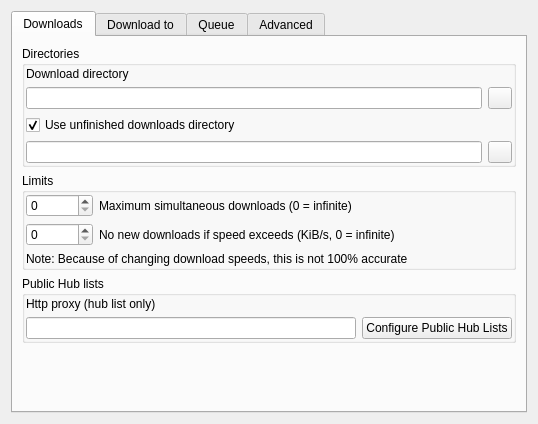
<?xml version="1.0" encoding="UTF-8"?>
<ui version="4.0">
 <class>UISettingsDownloads</class>
 <widget class="QWidget" name="UISettingsDownloads">
  <property name="geometry">
   <rect>
    <x>0</x>
    <y>0</y>
    <width>538</width>
    <height>424</height>
   </rect>
  </property>
  <property name="windowTitle">
   <string>Form</string>
  </property>
  <layout class="QGridLayout" name="gridLayout_5">
   <item row="0" column="1">
    <widget class="QTabWidget" name="tabWidget">
     <property name="sizePolicy">
      <sizepolicy hsizetype="Preferred" vsizetype="Preferred">
       <horstretch>0</horstretch>
       <verstretch>0</verstretch>
      </sizepolicy>
     </property>
     <property name="currentIndex">
      <number>0</number>
     </property>
     <widget class="QWidget" name="tab">
      <attribute name="title">
       <string>Downloads</string>
      </attribute>
      <layout class="QVBoxLayout" name="verticalLayout">
       <item>
        <widget class="QGroupBox" name="groupBox">
         <property name="title">
          <string>Directories</string>
         </property>
         <layout class="QGridLayout" name="gridLayout_2">
          <property name="margin">
           <number>1</number>
          </property>
          <item row="1" column="0">
           <widget class="LineEdit" name="lineEdit_DLDIR"/>
          </item>
          <item row="3" column="0">
           <widget class="LineEdit" name="lineEdit_UNF_DL_DIR"/>
          </item>
          <item row="0" column="0">
           <widget class="QLabel" name="label">
            <property name="text">
             <string>Download directory</string>
            </property>
           </widget>
          </item>
          <item row="1" column="1">
           <widget class="QPushButton" name="pushButton_BROWSE">
            <property name="maximumSize">
             <size>
              <width>24</width>
              <height>16777215</height>
             </size>
            </property>
            <property name="text">
             <string/>
            </property>
           </widget>
          </item>
          <item row="3" column="1">
           <widget class="QPushButton" name="pushButton_BROWSE1">
            <property name="maximumSize">
             <size>
              <width>24</width>
              <height>16777215</height>
             </size>
            </property>
            <property name="text">
             <string/>
            </property>
           </widget>
          </item>
          <item row="2" column="0">
           <widget class="QCheckBox" name="checkBox_NO_USE_TEMP_DIR">
            <property name="text">
             <string>Use unfinished downloads directory</string>
            </property>
            <property name="checked">
             <bool>true</bool>
            </property>
           </widget>
          </item>
         </layout>
        </widget>
       </item>
       <item>
        <widget class="QGroupBox" name="groupBox_2">
         <property name="title">
          <string>Limits</string>
         </property>
         <layout class="QGridLayout" name="gridLayout_4">
          <property name="margin">
           <number>1</number>
          </property>
          <item row="1" column="0">
           <widget class="QSpinBox" name="spinBox_NONEWDL">
            <property name="toolTip">
             <string>This is another method of limiting simultaneous downloads,
designed to prevent new downloads if your existing downloads
exceed a specific threshold. It's measured in kibibytes per second,
and a value of zero will disable this limit.</string>
            </property>
            <property name="maximum">
             <number>100000</number>
            </property>
           </widget>
          </item>
          <item row="0" column="0">
           <widget class="QSpinBox" name="spinBox_MAXDL">
            <property name="toolTip">
             <string>This limits the number of simultaneous downloads.
A value of 0 means no limit.</string>
            </property>
           </widget>
          </item>
          <item row="0" column="1">
           <widget class="QLabel" name="label_3">
            <property name="sizePolicy">
             <sizepolicy hsizetype="Expanding" vsizetype="Preferred">
              <horstretch>0</horstretch>
              <verstretch>0</verstretch>
             </sizepolicy>
            </property>
            <property name="text">
             <string>Maximum simultaneous downloads (0 = infinite)</string>
            </property>
            <property name="wordWrap">
             <bool>true</bool>
            </property>
           </widget>
          </item>
          <item row="1" column="1">
           <widget class="QLabel" name="label_4">
            <property name="sizePolicy">
             <sizepolicy hsizetype="Expanding" vsizetype="Preferred">
              <horstretch>0</horstretch>
              <verstretch>0</verstretch>
             </sizepolicy>
            </property>
            <property name="text">
             <string>No new downloads if speed exceeds (KiB/s, 0 = infinite)</string>
            </property>
            <property name="wordWrap">
             <bool>true</bool>
            </property>
           </widget>
          </item>
          <item row="2" column="0" colspan="2">
           <widget class="QLabel" name="label_5">
            <property name="text">
             <string>Note: Because of changing download speeds, this is not 100% accurate</string>
            </property>
            <property name="wordWrap">
             <bool>true</bool>
            </property>
           </widget>
          </item>
         </layout>
        </widget>
       </item>
       <item>
        <widget class="QGroupBox" name="groupBox_3">
         <property name="title">
          <string>Public Hub lists</string>
         </property>
         <layout class="QGridLayout" name="gridLayout">
          <property name="margin">
           <number>1</number>
          </property>
          <item row="1" column="0">
           <widget class="LineEdit" name="lineEdit_PROXY">
            <property name="toolTip">
             <string>This HTTP proxy will only be used to request
the Public Hub List specified above.
It's not used for uploads, downloads, or connecting to a hub.</string>
            </property>
           </widget>
          </item>
          <item row="0" column="0">
           <widget class="QLabel" name="label_6">
            <property name="text">
             <string>Http proxy (hub list only)</string>
            </property>
           </widget>
          </item>
          <item row="1" column="1">
           <widget class="QPushButton" name="pushButton_CFGLISTS">
            <property name="text">
             <string>Configure Public Hub Lists</string>
            </property>
           </widget>
          </item>
         </layout>
        </widget>
       </item>
       <item>
        <spacer name="verticalSpacer">
         <property name="orientation">
          <enum>Qt::Vertical</enum>
         </property>
         <property name="sizeHint" stdset="0">
          <size>
           <width>20</width>
           <height>7</height>
          </size>
         </property>
        </spacer>
       </item>
      </layout>
     </widget>
     <widget class="QWidget" name="tab_2">
      <attribute name="title">
       <string>Download to</string>
      </attribute>
      <layout class="QGridLayout" name="gridLayout_6">
       <item row="0" column="0">
        <widget class="QTreeWidget" name="treeWidget">
         <property name="sizePolicy">
          <sizepolicy hsizetype="Expanding" vsizetype="Expanding">
           <horstretch>0</horstretch>
           <verstretch>0</verstretch>
          </sizepolicy>
         </property>
         <property name="minimumSize">
          <size>
           <width>0</width>
           <height>0</height>
          </size>
         </property>
         <property name="editTriggers">
          <set>QAbstractItemView::NoEditTriggers</set>
         </property>
         <property name="rootIsDecorated">
          <bool>false</bool>
         </property>
         <property name="itemsExpandable">
          <bool>false</bool>
         </property>
         <property name="expandsOnDoubleClick">
          <bool>false</bool>
         </property>
         <property name="columnCount">
          <number>2</number>
         </property>
         <attribute name="headerCascadingSectionResizes">
          <bool>true</bool>
         </attribute>
         <attribute name="headerDefaultSectionSize">
          <number>200</number>
         </attribute>
         <attribute name="headerMinimumSectionSize">
          <number>50</number>
         </attribute>
         <attribute name="headerCascadingSectionResizes">
          <bool>true</bool>
         </attribute>
         <attribute name="headerDefaultSectionSize">
          <number>200</number>
         </attribute>
         <attribute name="headerMinimumSectionSize">
          <number>50</number>
         </attribute>
         <column>
          <property name="text">
           <string>Path</string>
          </property>
         </column>
         <column>
          <property name="text">
           <string>Alias</string>
          </property>
         </column>
        </widget>
       </item>
      </layout>
     </widget>
     <widget class="QWidget" name="tab_3">
      <attribute name="title">
       <string>Queue</string>
      </attribute>
      <layout class="QGridLayout" name="gridLayout_7">
       <item row="0" column="0">
        <widget class="QGroupBox" name="groupBox_4">
         <property name="title">
          <string>Auto-priority settings</string>
         </property>
         <layout class="QGridLayout" name="gridLayout_8">
          <property name="margin">
           <number>1</number>
          </property>
          <item row="0" column="1">
           <widget class="QSpinBox" name="spinBox_HTPMAX">
            <property name="toolTip">
             <string>Files with the same or under the entered size
will be set to Highest as priority. (default: 64 KiB)</string>
            </property>
            <property name="maximum">
             <number>10000</number>
            </property>
           </widget>
          </item>
          <item row="0" column="4">
           <widget class="QSpinBox" name="spinBox_HPMAX">
            <property name="toolTip">
             <string>Files with the same or under the entered size, but above Highest
prio max size, will be set to High as priority. (default: 0 KiB)</string>
            </property>
            <property name="maximum">
             <number>10000</number>
            </property>
           </widget>
          </item>
          <item row="1" column="1">
           <widget class="QSpinBox" name="spinBox_NPMAX">
            <property name="toolTip">
             <string>Files with the same or under the entered size, but above Highest and
High prio max size, will be set to Normal as priority. (default: 0 KiB)</string>
            </property>
            <property name="maximum">
             <number>10000</number>
            </property>
           </widget>
          </item>
          <item row="1" column="4">
           <widget class="QSpinBox" name="spinBox_LPMAX">
            <property name="toolTip">
             <string>Files with the same or under the entered size, but above Highest, High
and Normal prio max size, will be set to Low as priority. (default: 0 KiB)</string>
            </property>
            <property name="maximum">
             <number>10000</number>
            </property>
           </widget>
          </item>
          <item row="0" column="0">
           <widget class="QLabel" name="label_7">
            <property name="sizePolicy">
             <sizepolicy hsizetype="Expanding" vsizetype="Preferred">
              <horstretch>0</horstretch>
              <verstretch>0</verstretch>
             </sizepolicy>
            </property>
            <property name="text">
             <string>Highest priority max size (KiB)</string>
            </property>
            <property name="wordWrap">
             <bool>true</bool>
            </property>
           </widget>
          </item>
          <item row="0" column="3">
           <widget class="QLabel" name="label_9">
            <property name="sizePolicy">
             <sizepolicy hsizetype="Expanding" vsizetype="Preferred">
              <horstretch>0</horstretch>
              <verstretch>0</verstretch>
             </sizepolicy>
            </property>
            <property name="text">
             <string>High priority max size (KiB)</string>
            </property>
            <property name="wordWrap">
             <bool>true</bool>
            </property>
           </widget>
          </item>
          <item row="1" column="0">
           <widget class="QLabel" name="label_8">
            <property name="sizePolicy">
             <sizepolicy hsizetype="Expanding" vsizetype="Preferred">
              <horstretch>0</horstretch>
              <verstretch>0</verstretch>
             </sizepolicy>
            </property>
            <property name="text">
             <string>Normal priority max size (KiB)</string>
            </property>
            <property name="wordWrap">
             <bool>true</bool>
            </property>
           </widget>
          </item>
          <item row="1" column="3">
           <widget class="QLabel" name="label_10">
            <property name="sizePolicy">
             <sizepolicy hsizetype="Expanding" vsizetype="Preferred">
              <horstretch>0</horstretch>
              <verstretch>0</verstretch>
             </sizepolicy>
            </property>
            <property name="text">
             <string>Low priority max size (KiB)</string>
            </property>
            <property name="wordWrap">
             <bool>true</bool>
            </property>
           </widget>
          </item>
          <item row="0" column="2">
           <spacer name="horizontalSpacer">
            <property name="orientation">
             <enum>Qt::Horizontal</enum>
            </property>
            <property name="sizeType">
             <enum>QSizePolicy::Preferred</enum>
            </property>
            <property name="sizeHint" stdset="0">
             <size>
              <width>5</width>
              <height>20</height>
             </size>
            </property>
           </spacer>
          </item>
         </layout>
        </widget>
       </item>
       <item row="1" column="0">
        <widget class="QGroupBox" name="groupBox_5">
         <property name="title">
          <string>Auto-drop settings</string>
         </property>
         <layout class="QGridLayout" name="gridLayout_9">
          <property name="margin">
           <number>1</number>
          </property>
          <item row="0" column="1">
           <widget class="QSpinBox" name="spinBox_DROPSB">
            <property name="toolTip">
             <string>If the download speed of a file is below the entered value,
the source will be dropped. (default: 1024 B/s)</string>
            </property>
            <property name="maximum">
             <number>1000000</number>
            </property>
           </widget>
          </item>
          <item row="0" column="4">
           <widget class="QSpinBox" name="spinBox_CHECKEVERY">
            <property name="toolTip">
             <string>Check every x second(s) if the source is slow. (default: 10 s)</string>
            </property>
            <property name="maximum">
             <number>1000</number>
            </property>
           </widget>
          </item>
          <item row="1" column="1">
           <widget class="QSpinBox" name="spinBox_MINELAPSED">
            <property name="toolTip">
             <string>Amount of time (in seconds) that has to pass since the download
started before a source can be dropped. (default: 15 s)</string>
            </property>
            <property name="maximum">
             <number>1000</number>
            </property>
           </widget>
          </item>
          <item row="1" column="4">
           <widget class="QSpinBox" name="spinBox_MAXINACT">
            <property name="toolTip">
             <string>This is the maximal time since the last chunk of data for
the file was recieved. It is meant to improve speed measurement
accuracy and to prevent dropping sources that are going to be
disconnected only because of their current inactivity. (default: 10 s)</string>
            </property>
            <property name="maximum">
             <number>1000</number>
            </property>
           </widget>
          </item>
          <item row="2" column="1">
           <widget class="QSpinBox" name="spinBox_MINSRCONLINE">
            <property name="toolTip">
             <string>Minimum amount of sources before any sources
will be dropped. (default: 1)</string>
            </property>
            <property name="maximum">
             <number>1000</number>
            </property>
           </widget>
          </item>
          <item row="2" column="4">
           <widget class="QSpinBox" name="spinBox_MINFSZ">
            <property name="toolTip">
             <string>Minimum filesize before sources will be dropped (in KiB). (default: 0 KiB)</string>
            </property>
            <property name="maximum">
             <number>100000</number>
            </property>
           </widget>
          </item>
          <item row="0" column="0">
           <widget class="QLabel" name="label_11">
            <property name="sizePolicy">
             <sizepolicy hsizetype="Expanding" vsizetype="Preferred">
              <horstretch>0</horstretch>
              <verstretch>0</verstretch>
             </sizepolicy>
            </property>
            <property name="text">
             <string>Drop sources below (B/s)</string>
            </property>
            <property name="wordWrap">
             <bool>true</bool>
            </property>
           </widget>
          </item>
          <item row="0" column="3">
           <widget class="QLabel" name="label_12">
            <property name="sizePolicy">
             <sizepolicy hsizetype="Expanding" vsizetype="Preferred">
              <horstretch>0</horstretch>
              <verstretch>0</verstretch>
             </sizepolicy>
            </property>
            <property name="text">
             <string>Check every (s)</string>
            </property>
            <property name="wordWrap">
             <bool>true</bool>
            </property>
           </widget>
          </item>
          <item row="1" column="0">
           <widget class="QLabel" name="label_13">
            <property name="sizePolicy">
             <sizepolicy hsizetype="Expanding" vsizetype="Preferred">
              <horstretch>0</horstretch>
              <verstretch>0</verstretch>
             </sizepolicy>
            </property>
            <property name="text">
             <string>Min. elapsed (s)</string>
            </property>
            <property name="wordWrap">
             <bool>true</bool>
            </property>
           </widget>
          </item>
          <item row="1" column="3">
           <widget class="QLabel" name="label_14">
            <property name="sizePolicy">
             <sizepolicy hsizetype="Expanding" vsizetype="Preferred">
              <horstretch>0</horstretch>
              <verstretch>0</verstretch>
             </sizepolicy>
            </property>
            <property name="text">
             <string>Max inactivity (s)</string>
            </property>
            <property name="wordWrap">
             <bool>true</bool>
            </property>
           </widget>
          </item>
          <item row="2" column="0">
           <widget class="QLabel" name="label_15">
            <property name="sizePolicy">
             <sizepolicy hsizetype="Expanding" vsizetype="Preferred">
              <horstretch>0</horstretch>
              <verstretch>0</verstretch>
             </sizepolicy>
            </property>
            <property name="text">
             <string>Min sources online</string>
            </property>
            <property name="wordWrap">
             <bool>true</bool>
            </property>
           </widget>
          </item>
          <item row="2" column="3">
           <widget class="QLabel" name="label_16">
            <property name="sizePolicy">
             <sizepolicy hsizetype="Expanding" vsizetype="Preferred">
              <horstretch>0</horstretch>
              <verstretch>0</verstretch>
             </sizepolicy>
            </property>
            <property name="text">
             <string>Min filesize (KiB)</string>
            </property>
            <property name="wordWrap">
             <bool>true</bool>
            </property>
           </widget>
          </item>
          <item row="0" column="2">
           <spacer name="horizontalSpacer_2">
            <property name="orientation">
             <enum>Qt::Horizontal</enum>
            </property>
            <property name="sizeType">
             <enum>QSizePolicy::Preferred</enum>
            </property>
            <property name="sizeHint" stdset="0">
             <size>
              <width>5</width>
              <height>20</height>
             </size>
            </property>
           </spacer>
          </item>
         </layout>
        </widget>
       </item>
       <item row="2" column="0">
        <widget class="QGroupBox" name="groupBox_6">
         <property name="title">
          <string>Other options</string>
         </property>
         <layout class="QGridLayout" name="gridLayout_10">
          <property name="margin">
           <number>1</number>
          </property>
          <item row="0" column="0">
           <widget class="QListWidget" name="listWidget">
            <property name="minimumSize">
             <size>
              <width>0</width>
              <height>0</height>
             </size>
            </property>
            <item>
             <property name="text">
              <string>Set lowest priority for newly added files larger than low priority size</string>
             </property>
             <property name="toolTip">
              <string>With this enabled, files that are larger than Low prio max size
are set to Lowest as priority.
If disabled, the files will be set to Normal as priority.</string>
             </property>
             <property name="checkState">
              <enum>Checked</enum>
             </property>
             <property name="flags">
              <set>ItemIsSelectable|ItemIsUserCheckable|ItemIsEnabled</set>
             </property>
            </item>
            <item>
             <property name="text">
              <string>Auto-drop slow sources for all queue items (except filelists)</string>
             </property>
             <property name="toolTip">
              <string>This option removes the slow sources for all queue items (except file lists).
To enable autodrop, turn on either &quot;Autodrop slow sources for all queue items&quot;
or &quot;Remove slow file lists&quot; (or both of them).</string>
             </property>
             <property name="checkState">
              <enum>Checked</enum>
             </property>
             <property name="flags">
              <set>ItemIsSelectable|ItemIsUserCheckable|ItemIsEnabled</set>
             </property>
            </item>
            <item>
             <property name="text">
              <string>Remove slow filelists</string>
             </property>
             <property name="toolTip">
              <string>With this option enabled, EiskaltDC++ will delete a file list whose speed
was recognized as too slow.
To enable autodrop, turn on either &quot;Autodrop slow sources for all queue items&quot;
or &quot;Remove slow file lists&quot; (or both of them).</string>
             </property>
             <property name="checkState">
              <enum>Checked</enum>
             </property>
             <property name="flags">
              <set>ItemIsSelectable|ItemIsUserCheckable|ItemIsEnabled</set>
             </property>
            </item>
            <item>
             <property name="text">
              <string>Don't remove the source when auto-dropping, only disconnect</string>
             </property>
             <property name="toolTip">
              <string>With this option enabled, sources will only be disconnected
but not removed from the queue.</string>
             </property>
             <property name="checkState">
              <enum>Checked</enum>
             </property>
             <property name="flags">
              <set>ItemIsSelectable|ItemIsUserCheckable|ItemIsEnabled</set>
             </property>
            </item>
            <item>
             <property name="text">
              <string>Automatically search for alternative download locations</string>
             </property>
             <property name="toolTip">
              <string>Every few minutes, the client will search for files in your
Download Queue to find more download locations (more users/sources).
The autosearch will find exact matches by searching via hash.
The drawback is that it may won't find much more sources
and will prevent manual searches on hubs where
a predefined search interval rule is in effect.</string>
             </property>
             <property name="checkState">
              <enum>Checked</enum>
             </property>
             <property name="flags">
              <set>ItemIsSelectable|ItemIsUserCheckable|ItemIsEnabled</set>
             </property>
            </item>
            <item>
             <property name="text">
              <string>Automatically match queue for auto search hits</string>
             </property>
             <property name="toolTip">
              <string>Enable to automatically download a user's list and match them
as sources for files in your Download Queue when they've been
discovered as a source for one of the files you're downloading.
If you download files in sets, that user is probably a source
for many more files you're downloading. Enable if unsure.
The drawbacks are that it might add slower sources, possibly
increasing the time needed to complete a download,
and that you'll download a lot of file lists.</string>
             </property>
             <property name="checkState">
              <enum>Checked</enum>
             </property>
             <property name="flags">
              <set>ItemIsSelectable|ItemIsUserCheckable|ItemIsEnabled</set>
             </property>
            </item>
            <item>
             <property name="text">
              <string>Skip zero-byte files</string>
             </property>
             <property name="toolTip">
              <string>When this option is enabled, any zero byte files you
try to download will be silently skipped.
Sometimes empty files contain information through their naming.
However every file, even an empty one, will consume some drive space.</string>
             </property>
             <property name="checkState">
              <enum>Checked</enum>
             </property>
             <property name="flags">
              <set>ItemIsSelectable|ItemIsUserCheckable|ItemIsEnabled</set>
             </property>
            </item>
            <item>
             <property name="text">
              <string>Don't download files already in share</string>
             </property>
             <property name="toolTip">
              <string>This option will stop you from downloading files
which already exist in one of your shared directories.</string>
             </property>
             <property name="checkState">
              <enum>Checked</enum>
             </property>
             <property name="flags">
              <set>ItemIsSelectable|ItemIsUserCheckable|ItemIsEnabled</set>
             </property>
            </item>
            <item>
             <property name="text">
              <string>Don't download files already in the queue</string>
             </property>
             <property name="toolTip">
              <string>This option will stop you from downloading files
which already exist in your queue.</string>
             </property>
             <property name="checkState">
              <enum>Checked</enum>
             </property>
             <property name="flags">
              <set>ItemIsSelectable|ItemIsUserCheckable|ItemIsEnabled</set>
             </property>
            </item>
            <item>
             <property name="text">
              <string>SFV Check</string>
             </property>
             <property name="toolTip">
              <string>Enable this option if you want to keep downloaded files and folders
in the download queue after they have been finished.
After downloaded the queue items will have 'Finished' status
and you can delete these finished entries anytime later.
Using this function you can keep track of what files are already
downloaded right there in the download queue without the need
of checking the Finished Downloads window.
Note that if you physically move/delete your downloaded files from
their target location, it won't result automatic deletion of
the corresponding finished entries from the queue.
If you disable this function, it won't remove existing finished items
from the queue either, you must do that manually.</string>
             </property>
             <property name="checkState">
              <enum>Checked</enum>
             </property>
            </item>
            <item>
             <property name="text">
              <string>Keep downloaded filelists</string>
             </property>
             <property name="checkState">
              <enum>Checked</enum>
             </property>
            </item>
            <item>
             <property name="text">
              <string>Compressed transfers</string>
             </property>
             <property name="checkState">
              <enum>Checked</enum>
             </property>
             <property name="flags">
              <set>ItemIsSelectable|ItemIsUserCheckable|ItemIsEnabled</set>
             </property>
            </item>
            <item>
             <property name="text">
              <string>Segmented downloads</string>
             </property>
             <property name="checkState">
              <enum>Checked</enum>
             </property>
            </item>
           </widget>
          </item>
         </layout>
        </widget>
       </item>
      </layout>
     </widget>
     <widget class="QWidget" name="tab_4">
      <attribute name="title">
       <string>Advanced</string>
      </attribute>
      <layout class="QVBoxLayout" name="verticalLayout_2">
       <item>
        <widget class="QFrame" name="frame">
         <property name="frameShape">
          <enum>QFrame::StyledPanel</enum>
         </property>
         <property name="frameShadow">
          <enum>QFrame::Raised</enum>
         </property>
         <layout class="QHBoxLayout" name="horizontalLayout">
          <item>
           <widget class="QLabel" name="label_2">
            <property name="sizePolicy">
             <sizepolicy hsizetype="Expanding" vsizetype="Preferred">
              <horstretch>0</horstretch>
              <verstretch>0</verstretch>
             </sizepolicy>
            </property>
            <property name="text">
             <string>Interval for auto search alternates (minutes)</string>
            </property>
            <property name="wordWrap">
             <bool>true</bool>
            </property>
           </widget>
          </item>
          <item>
           <widget class="QSpinBox" name="spinBox_AUTO_SEARCH_TIME">
            <property name="minimum">
             <number>1</number>
            </property>
            <property name="maximum">
             <number>100</number>
            </property>
            <property name="value">
             <number>1</number>
            </property>
           </widget>
          </item>
         </layout>
        </widget>
       </item>
       <item>
        <spacer name="verticalSpacer_2">
         <property name="orientation">
          <enum>Qt::Vertical</enum>
         </property>
         <property name="sizeHint" stdset="0">
          <size>
           <width>20</width>
           <height>295</height>
          </size>
         </property>
        </spacer>
       </item>
      </layout>
     </widget>
    </widget>
   </item>
  </layout>
 </widget>
 <customwidgets>
  <customwidget>
   <class>LineEdit</class>
   <extends>QLineEdit</extends>
   <header>LineEdit.h</header>
  </customwidget>
 </customwidgets>
 <resources/>
 <connections>
  <connection>
   <sender>checkBox_NO_USE_TEMP_DIR</sender>
   <signal>toggled(bool)</signal>
   <receiver>lineEdit_UNF_DL_DIR</receiver>
   <slot>setEnabled(bool)</slot>
   <hints>
    <hint type="sourcelabel">
     <x>255</x>
     <y>168</y>
    </hint>
    <hint type="destinationlabel">
     <x>255</x>
     <y>141</y>
    </hint>
   </hints>
  </connection>
  <connection>
   <sender>checkBox_NO_USE_TEMP_DIR</sender>
   <signal>toggled(bool)</signal>
   <receiver>pushButton_BROWSE1</receiver>
   <slot>setEnabled(bool)</slot>
   <hints>
    <hint type="sourcelabel">
     <x>255</x>
     <y>168</y>
    </hint>
    <hint type="destinationlabel">
     <x>507</x>
     <y>141</y>
    </hint>
   </hints>
  </connection>
 </connections>
</ui>
